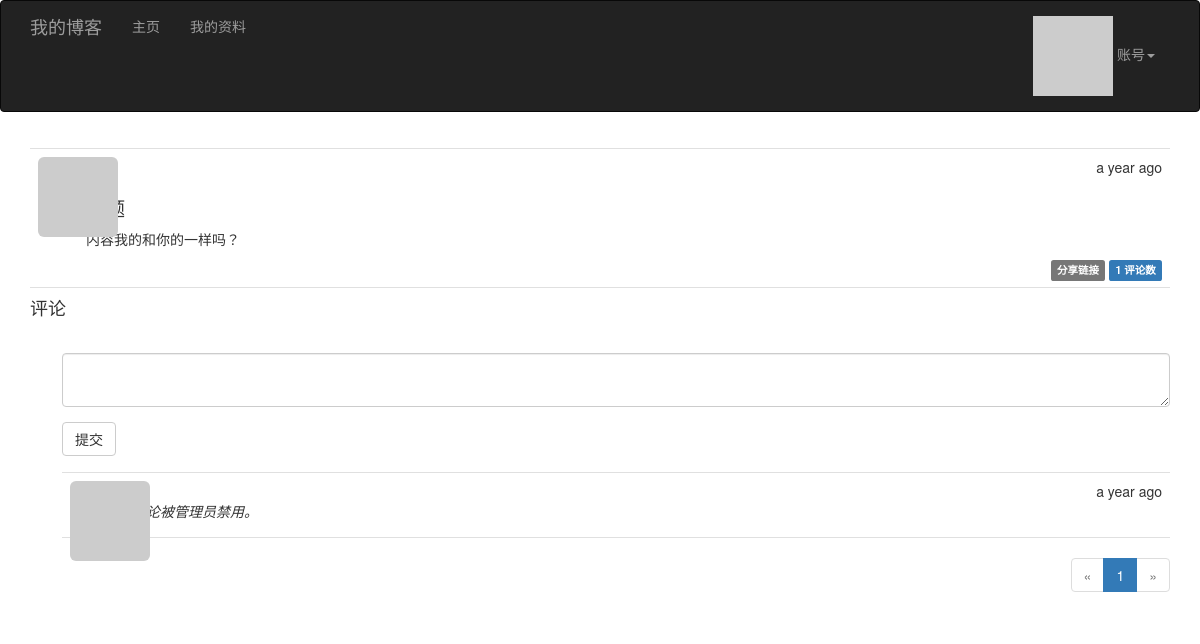
Page /post/308 (signed in) on the committed database.
### app/models.py (models this page shows, shortened)
class Post(db.Model):
    __tablename__ = 'posts'
    id = db.Column(db.Integer, primary_key=True)
    body = db.Column(db.Text)
    body_html = db.Column(db.Text)
    timestamp = db.Column(db.DateTime, index=True, default=datetime.utcnow)
    author_id = db.Column(db.Integer, db.ForeignKey('users.id'))
    comments = db.relationship('Comment', backref='post', lazy='dynamic')

class Comment(db.Model):
    __tablename__ = 'comments'
    id = db.Column(db.Integer, primary_key=True)
    body = db.Column(db.Text)
    body_html = db.Column(db.Text)
    timestamp = db.Column(db.DateTime, index=True, default=datetime.utcnow)
    author_id = db.Column(db.Integer, db.ForeignKey('users.id'))
    post_id = db.Column(db.Integer, db.ForeignKey('posts.id'))
    disabled = db.Column(db.Boolean)

### app/main/views.py (the view)
@main.route('/post/<int:id>', methods=['GET', 'POST'])
def post(id):
    pt = Post.query.get_or_404(id)
    form = CommentForm()
    if form.validate_on_submit():
        comment = Comment(body=form.body.data, author=current_user._get_current_object(), post=pt)
        db.session.add(comment)
        db.session.commit()
        flash('评论成功。')
        return redirect(url_for('.post', id=pt.id, page=-1))
    page = request.args.get('page', 1, type=int)
    if page == -1:
        page = (pt.comments.count() - 1) // current_app.config['FLASKY_COMMENTS_PER_PAGE'] + 1
    pagination = pt.comments.order_by(Comment.timestamp.asc()).paginate(page=page, per_page=current_app.config['FLASKY_COMMENTS_PER_PAGE'], error_out=False)
    comments = pagination.items
    return render_template('post.html', posts=[pt], form=form, comments=comments, pagination=pagination)

### app/main/forms.py
class CommentForm(FlaskForm):
    body = PageDownField('', validators=[DataRequired()])
    submit = SubmitField('提交')

### app/auth/views.py (called while the page is built)
@auth.before_app_request
def before_request():
    if current_user.is_authenticated:
        current_user.ping()  # 更新已登录用户的访问时间
        if not current_user.confirmed and request.blueprint != 'auth' and request.endpoint != 'static':
            return redirect(url_for('auth.unconfirmed'))

### app/main/__init__.py (called while the page is built)
@main.app_context_processor
def inject_permissions():
    return dict(Permission=Permission)

### app/models.py (called while the page is built)
@login_manager.user_loader
def load_user(user_id):
    return User.query.get(int(user_id))

    def has_permission(self, perm):
        return self.permissions & perm == perm

    def gravatar_hash(self):
        return hashlib.md5(self.email.lower().encode('utf-8')).hexdigest()

    def gravatar(self, size=100, default='identicon', rating='g'):
        url = 'https://secure.gravatar.com/avatar'
        hash = self.avatar_hash or self.gravatar_hash()
        return '{url}/{hash}?s={size}&d={default}&r={rating}'.format(
            url=url, hash=hash, size=size, default=default, rating=rating)

    def can(self, permissons):
        return self.role is not None and self.role.has_permission(permissons)

    def is_administrator(self):
        return self.can(Permission.ADMIN)

    def ping(self):
        self.last_seen = datetime.utcnow()
        db.session.add(self)

### app/templates/post.html (shortened to what this page needs)
{% extends "base.html" %}
{% import "bootstrap/wtf.html" as wtf %}
{% import "_macros.html" as macros %}
{% block page_content %}
{% include '_posts.html' %}
<h4 id="comments">评论</h4>
{% if current_user.can(Permission.COMMENT) %}
<div class="comment-form">
    {{ wtf.quick_form(form) }}
</div>
{% endif %}
{% include '_comments.html' %}
{% if pagination %}
<div class="pagination">
    {{ macros.pagination_widget(pagination, '.post', id=posts[0].id, fragment='#comments') }}
</div>
{% endif %}
{% endblock %}

### app/templates/_posts.html (shortened to what this page needs)
<ul class="posts">
    {% for post in posts %}
    <li class="post">
        <div class="post-thumbnail">
            <a href="{{ url_for('.user', username=post.author.username) }}">
                <img class="img-rounded profile-thumbnail" src="{{ post.author.gravatar(size=40) }}">
            </a>
        </div>
        <div class="post-content">
            <div class="post-date">{{ moment(post.timestamp).fromNow(refresh=True) }}</div>
            <div class="post-author"><a href="{{ url_for('.user', username=post.author.username) }}">{{ post.author.username }}</a></div>
            <div class="post-body">
                {% if post.body_html %}
                    {{ post.body_html | safe }}
                {% else %}
                    {{ post.body }}
                {% endif %}
            </div>
            <div class="post-footer">
                <a href="{{ url_for('.post', id=post.id) }}">
                    <span class="label label-default">分享链接</span>
                </a>
                <a href="{{ url_for('.post', id=post.id) }}#comments">
                    <span class="label label-primary">{{ post.comments.count() }} 评论数</span>
                </a>
            </div>
        </div>
    </li>
    {% endfor %}
</ul>

### app/templates/_comments.html (shortened to what this page needs)
<ul class="comments">
    {% for comment in comments %}
    <li class="comment">
        <div class="comment-thumbnail">
            <a href="{{ url_for('.user', username=comment.author.username) }}">
                <img class="img-rounded profile-thumbnail" src="{{ comment.author.gravatar(size=40) }}">
            </a>
        </div>
        <div class="comment-content">
            <div class="comment-date">{{ moment(comment.timestamp).fromNow() }}</div>
            <div class="comment-author"><a href="{{ url_for('.user', username=comment.author.username) }}">{{ comment.author.username }}</a></div>
            <div class="comment-body">
                {% if comment.disabled %}
                <p><i>此评论被管理员禁用。</i></p>
                {% endif %}
            </div>
        </div>
    </li>
    {% endfor %}
</ul>

### app/static/styles.css (style rules this page uses)
.profile-thumbnail { position: absolute; }
ul.posts { list-style-type: none; padding: 0px; margin: 16px 0px 0px 0px; border-top: 1px solid #e0e0e0; }
ul.posts li.post { padding: 8px; border-bottom: 1px solid #e0e0e0; }
div.post-date { float: right; }
div.post-author { font-weight: bold; }
div.post-thumbnail { position: absolute; }
div.post-content { margin-left: 48px; min-height: 48px; }
div.post-footer { text-align: right; }
ul.comments { list-style-type: none; padding: 0px; margin: 16px 0px 0px 0px; }
ul.comments li.comment { margin-left: 32px; padding: 8px; border-bottom: 1px solid #e0e0e0; }
ul.comments li.comment:nth-child(1) { border-top: 1px solid #e0e0e0; }
div.comment-date { float: right; }
div.comment-author { font-weight: bold; }
div.comment-thumbnail { position: absolute; }
div.comment-content { margin-left: 48px; min-height: 48px; }
div.comment-form { margin: 16px 0px 16px 32px; }
div.pagination { width: 100%; text-align: right; padding: 0px; margin: 0px; }
.post-body h1 { font-size: 140%; }

### rows in the picture
Post: timestamp "a year ago", body_html "内容我的和你的一样吗？", comments.count "1"
Comment: timestamp "a year ago", disabled "此评论被管理员禁用。"

### other values in the picture
{{ p }} "1"
